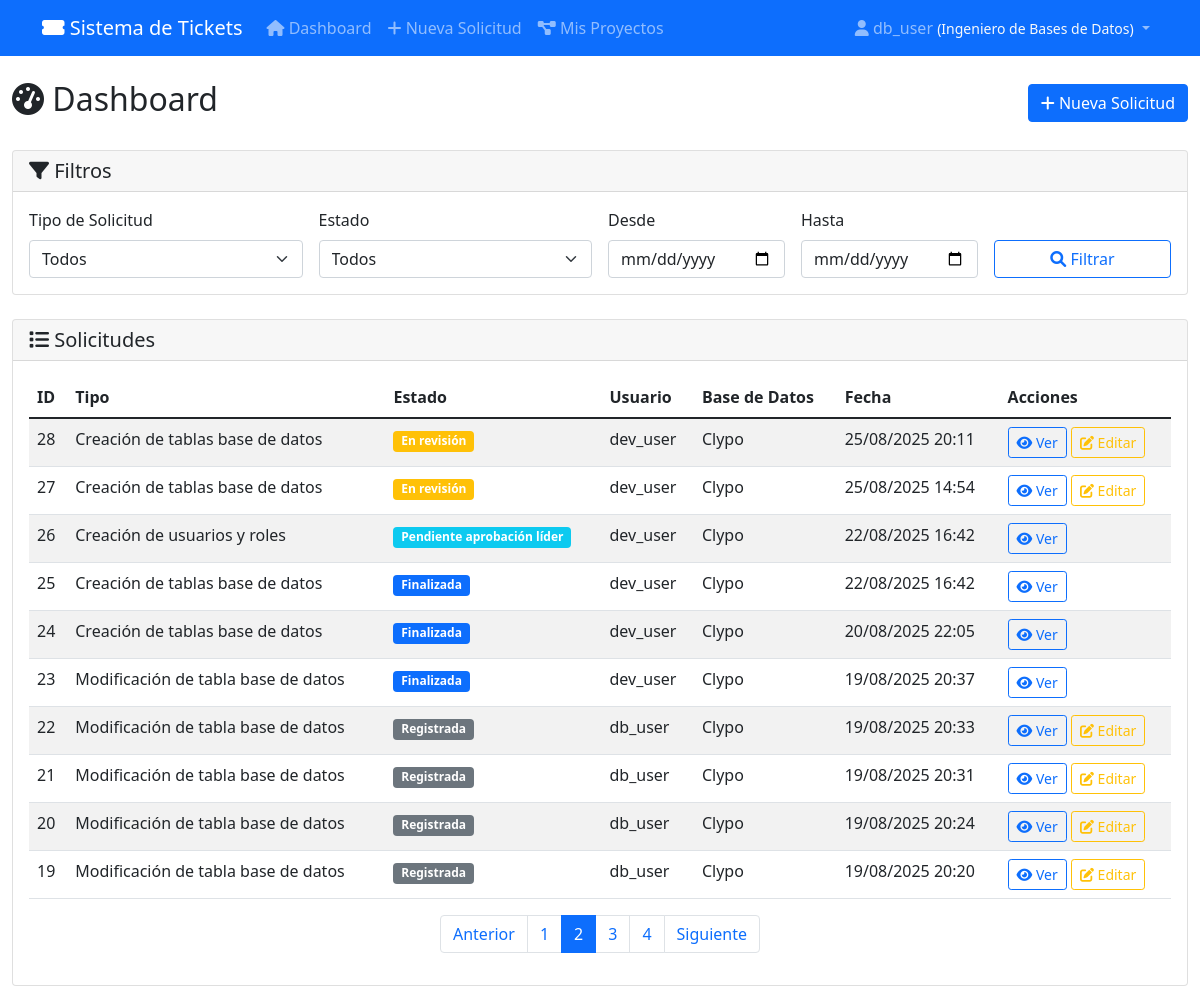
The page /?page=2 (signed in) on the database as committed earlier.
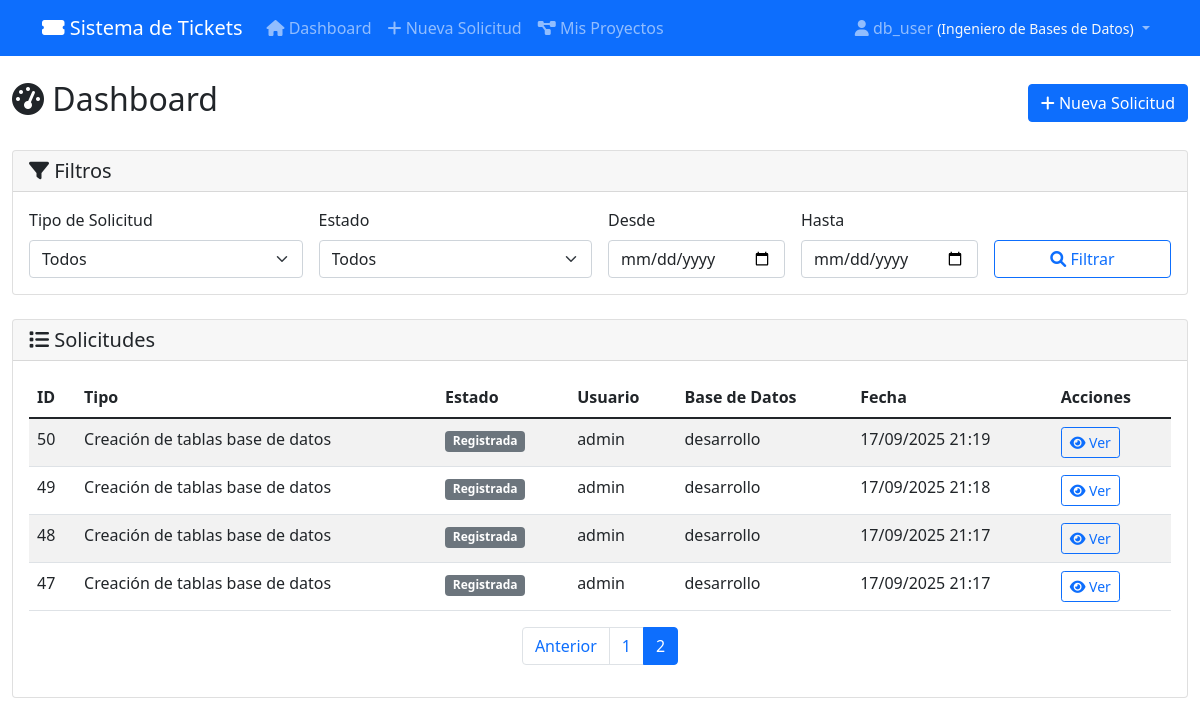
The same page on the database as committed later.
### tickets/models.py (models this page shows, shortened)
class Solicitud(models.Model):
    TIPOS_SOLICITUD = [
        ('crear_tabla', 'Creación de tablas base de datos'),
        ('modificar_tabla', 'Modificación de tabla base de datos'),
        ('compilar_objetos', 'Compilación de objetos'),
        ('asignar_permisos', 'Asignación de permisos'),
        ('crear_usuarios', 'Creación de usuarios y roles'),
        ('pull_request', 'Solicitud pull request'),
        ('despliegue', 'Solicitud de despliegue'),
        ('crear_bd', 'Creación de bases de datos'),
        ('crear_esquemas', 'Creación de esquemas'),
        ('compilar_scripts_qa', 'Compilación de scripts de tickets en QA'),
        ('compilar_scripts_pu', 'Compilación de scripts de tickets en PU'),
    ]
    TIPOS_ARCHIVO = [
        ('excel', 'Excel'),
        ('zip', 'ZIP'),
        ('sql', 'SQL'),
    ]
    ESTADOS = [
        ('registrada', 'Registrada'),
        ('revision', 'En revisión'),
        ('aprobada', 'Aprobada'),
        ('rechazada', 'Rechazada'),
        ('finalizada', 'Finalizada'),
        ('cancelada', 'Cancelada'),
        ('pendiente_aprobacion_lider', 'Pendiente aprobación líder'),
    ]
    AMBIENTES = [
        ('desarrollo', 'Desarrollo'),
        ('qa', 'QA'),
        ('pu', 'Producción'),
        ('todos', 'Todos los ambientes'),
    ]
    TIPOS_BD = ['crear_tabla', 'modificar_tabla', 'asignar_permisos', 'crear_usuarios', 'crear_bd', 'crear_esquemas']
    TIPOS_DEVOPS = ['pull_request', 'despliegue']
    TIPOS_COMPILACION = ['compilar_objetos', 'compilar_scripts_qa', 'compilar_scripts_pu']
    proyecto = models.ForeignKey(Proyecto, on_delete=models.CASCADE,
                                related_name='solicitudes', verbose_name="Proyecto",  null=True, blank=True)
    tipo_solicitud = models.CharField(max_length=30, choices=TIPOS_SOLICITUD)
    tipo_archivo = models.CharField(max_length=10, choices=TIPOS_ARCHIVO, blank=True, null=True)
    archivo_adjunto = models.FileField(upload_to='solicitudes/', blank=True, null=True)
    estado = models.CharField(max_length=30, choices=ESTADOS, default='registrada')
    descripcion = models.TextField(blank=True, null=True)
    fecha_creacion = models.DateTimeField(auto_now_add=True)
    fecha_modificacion = models.DateTimeField(auto_now=True)
    usuario = models.ForeignKey(User, on_delete=models.CASCADE)
    base_datos_aplicacion = models.CharField(max_length=100, help_text="Base de datos o aplicación donde se aplicará")
    correo_notificacion = models.EmailField(help_text="Correo para notificaciones")
    ambientes_ejecucion = models.JSONField(default=list, blank=True, help_text="Ambientes donde ejecutar (para scripts)")
    lider_proyecto = models.ForeignKey(User, on_delete=models.SET_NULL, null=True, blank=True,
                                     related_name='solicitudes_lideradas',
                                     help_text="Líder que debe aprobar (para creación de usuarios)")
    url_commit = models.URLField(blank=True, null=True)
    nombre_branch = models.CharField(max_length=100, blank=True, null=True)
    entorno = models.CharField(max_length=50, blank=True, null=True)
    script_sql_generado = models.TextField(blank=True, null=True)
    estructura_validada = models.BooleanField(default=False, help_text="Si la estructura del archivo fue validada")
    usuario_creado = models.CharField(max_length=100, blank=True, null=True)
    password_generado = models.CharField(max_length=100, blank=True, null=True)
    class Meta:
        ordering = ['-fecha_creacion']

### tickets/views.py (the view)
# urls.py: path('', views.dashboard, name='dashboard'),
@login_required
def dashboard(request):
    user_profile = UserProfile.objects.get_or_create(user=request.user)[0]
    if user_profile.role == 'admin':
        proyectos = Proyecto.objects.filter(activo=True)
        solicitudes = Solicitud.objects.all()
    else:
        proyectos = user_profile.get_proyectos_disponibles()
        if user_profile.role == 'db':
            solicitudes = Solicitud.objects.filter(
                Q(usuario=request.user) |
                Q(tipo_solicitud__in=Solicitud.TIPOS_BD)
            ).distinct()
        elif user_profile.role == 'devops':
            solicitudes = Solicitud.objects.filter(
                Q(usuario=request.user) |
                Q(tipo_solicitud__in=Solicitud.TIPOS_DEVOPS)
            ).distinct()
        elif user_profile.role == 'lider':
            solicitudes = Solicitud.objects.filter(
                Q(usuario=request.user) |
                Q(lider_proyecto=request.user)
            ).distinct()
        else:  # dev - Solo sus propias solicitudes
            solicitudes = Solicitud.objects.filter(usuario=request.user)
    form_filtros = FiltroSolicitudesForm(request.GET)
    if form_filtros.is_valid():
        if form_filtros.cleaned_data['proyecto']:
            solicitudes = solicitudes.filter(proyecto=form_filtros.cleaned_data['proyecto'])
        if form_filtros.cleaned_data['estado']:
            solicitudes = solicitudes.filter(estado=form_filtros.cleaned_data['estado'])
        if form_filtros.cleaned_data['tipo_solicitud']:
            solicitudes = solicitudes.filter(tipo_solicitud=form_filtros.cleaned_data['tipo_solicitud'])
    tipo_solicitud = request.GET.get('tipo_solicitud', '')
    estado = request.GET.get('estado', '')
    fecha_desde = request.GET.get('fecha_desde', '')
    fecha_hasta = request.GET.get('fecha_hasta', '')
    if tipo_solicitud:
        solicitudes = solicitudes.filter(tipo_solicitud=tipo_solicitud)
    if estado:
        solicitudes = solicitudes.filter(estado=estado)
    if fecha_desde:
        solicitudes = solicitudes.filter(fecha_creacion__date__gte=fecha_desde)
    if fecha_hasta:
        solicitudes = solicitudes.filter(fecha_creacion__date__lte=fecha_hasta)
    paginator = Paginator(solicitudes.order_by('-fecha_creacion'), 10)
    page_number = request.GET.get('page')
    page_obj = paginator.get_page(page_number)
    stats = {
        'total_solicitudes': solicitudes.count(),
        'pendientes': solicitudes.filter(estado='registrada').count(),
        'en_proceso': solicitudes.filter(estado__in=['revision', 'aprobada']).count(),
        'finalizadas': solicitudes.filter(estado='finalizada').count(),
        'total_proyectos': proyectos.count(),
    }
    context = {
        'page_obj': page_obj,
        'user_profile': user_profile,
        'tipos_solicitud': Solicitud.TIPOS_SOLICITUD,
        'estados': Solicitud.ESTADOS,
        'proyectos': proyectos,
        'stats': stats,
        'form_filtros': form_filtros,
        'filtros': {
            'tipo_solicitud': tipo_solicitud,
            'estado': estado,
            'fecha_desde': fecha_desde,
            'fecha_hasta': fecha_hasta,
        }
    }
    return render(request, 'tickets/dashboard.html', context)

### tickets/forms.py
class FiltroSolicitudesForm(forms.Form):
    proyecto = forms.ModelChoiceField(
        queryset=Proyecto.objects.filter(activo=True),
        required=False,
        empty_label="Todos los proyectos",
        widget=forms.Select(attrs={'class': 'form-select'}),
        label="Proyecto"
    )
    estado = forms.ChoiceField(
        choices=[('', 'Todos los estados')] + Solicitud.ESTADOS,
        required=False,
        widget=forms.Select(attrs={'class': 'form-select'}),
        label="Estado"
    )
    tipo_solicitud = forms.ChoiceField(
        choices=[('', 'Todos los tipos')] + Solicitud.TIPOS_SOLICITUD,
        required=False,
        widget=forms.Select(attrs={'class': 'form-select'}),
        label="Tipo de Solicitud"
    )

### tickets/models.py (called while the page is built)
    def get_proyectos_disponibles(self):
        if self.role == 'admin':
            return Proyecto.objects.filter(activo=True)
        elif self.role == 'lider':
            return Proyecto.objects.filter(
                models.Q(lider_proyecto=self.user) |
                models.Q(miembros_equipo=self.user),
                activo=True
            ).distinct()
        else:
            return self.proyectos_asignados.filter(activo=True)

### templates/tickets/dashboard.html (shortened to what the changed rows need)
{% extends 'base.html' %}
{% block content %}
<div class="d-flex justify-content-between align-items-center mb-4">
    <h2><i class="fas fa-tachometer-alt"></i> Dashboard</h2>
</div>
<div class="card">
    <div class="card-body">
        {% if page_obj %}
            <div class="table-responsive">
                <table class="table table-striped">
                    <thead>
                        <tr>
                            <th>ID</th>
                            <th>Tipo</th>
                            <th>Estado</th>
                            <th>Usuario</th>
                            <th>Base de Datos</th>
                            <th>Fecha</th>
                            <th>Acciones</th>
                        </tr>
                    </thead>
                    <tbody>
                        {% for solicitud in page_obj %}
                        <tr>
                            <td>{{ solicitud.id }}</td>
                            <td>{{ solicitud.get_tipo_solicitud_display }}</td>
                            <td>
                                <span class="badge bg-{% if solicitud.estado == 'registrada' %}secondary{% elif solicitud.estado == 'revision' %}warning{% elif solicitud.estado == 'aprobada' %}success{% elif solicitud.estado == 'rechazada' %}danger{% elif solicitud.estado == 'cancelada' %}dark{% elif solicitud.estado == 'pendiente_aprobacion_lider' %}info{% else %}primary{% endif %}">
                                    {{ solicitud.get_estado_display }}
                                </span>
                            </td>
                            <td>{{ solicitud.usuario.username }}</td>
                            <td>{{ solicitud.base_datos_aplicacion|default:"-" }}</td>
                            <td>{{ solicitud.fecha_creacion|date:"d/m/Y H:i" }}</td>
                            <td>
                                <a href="{% url 'detalle_solicitud' solicitud.pk %}" class="btn btn-sm btn-outline-primary">
                                    <i class="fas fa-eye"></i> Ver
                                </a>
                                {% if solicitud.usuario == user and solicitud.estado == 'registrada' or solicitud.estado == 'revision' %}
                                    <a href="{% url 'editar_solicitud' solicitud.pk %}" class="btn btn-sm btn-outline-warning">
                                        <i class="fas fa-edit"></i> Editar
                                    </a>
                                {% endif %}
                            </td>
                        </tr>
                        {% endfor %}
                    </tbody>
                </table>
            </div>
            {% if page_obj.has_other_pages %}
            <nav aria-label="Paginación">
                <ul class="pagination justify-content-center">
                    {% for num in page_obj.paginator.page_range %}
                        {% if page_obj.number == num %}
                            <li class="page-item active">
                                <span class="page-link">{{ num }}</span>
                            </li>
                        {% else %}
                            <li class="page-item">
                                <a class="page-link" href="?page={{ num }}">{{ num }}</a>
                            </li>
                        {% endif %}
                    {% endfor %}
                    {% if page_obj.has_next %}
                        <li class="page-item">
                            <a class="page-link" href="?page={{ page_obj.next_page_number }}">Siguiente</a>
                        </li>
                    {% endif %}
                </ul>
            </nav>
            {% endif %}
        {% endif %}
    </div>
</div>
{% endblock %}

Rows that differ between the two databases and show on the page:
removed Solicitud: id "28", tipo_solicitud "Creación de tablas base de datos", estado "En revisión", usuario.username "dev_user", base_datos_aplicacion "Clypo", fecha_creacion "25/08/2025 20:11", shows "Editar"
removed Solicitud: id "27", tipo_solicitud "Creación de tablas base de datos", estado "En revisión", usuario.username "dev_user", base_datos_aplicacion "Clypo", fecha_creacion "25/08/2025 14:54", shows "Editar"
removed Solicitud: id "26", tipo_solicitud "Creación de usuarios y roles", estado "Pendiente aprobación líder", usuario.username "dev_user", base_datos_aplicacion "Clypo", fecha_creacion "22/08/2025 16:42"
removed Solicitud: id "25", tipo_solicitud "Creación de tablas base de datos", estado "Finalizada", usuario.username "dev_user", base_datos_aplicacion "Clypo", fecha_creacion "22/08/2025 16:42"
removed Solicitud: id "24", tipo_solicitud "Creación de tablas base de datos", estado "Finalizada", usuario.username "dev_user", base_datos_aplicacion "Clypo", fecha_creacion "20/08/2025 22:05"
removed Solicitud: id "23", tipo_solicitud "Modificación de tabla base de datos", estado "Finalizada", usuario.username "dev_user", base_datos_aplicacion "Clypo", fecha_creacion "19/08/2025 20:37"
removed Solicitud: id "22", tipo_solicitud "Modificación de tabla base de datos", estado "Registrada", usuario.username "db_user", base_datos_aplicacion "Clypo", fecha_creacion "19/08/2025 20:33", shows "Editar"
removed Solicitud: id "21", tipo_solicitud "Modificación de tabla base de datos", estado "Registrada", usuario.username "db_user", base_datos_aplicacion "Clypo", fecha_creacion "19/08/2025 20:31", shows "Editar"
removed Solicitud: id "20", tipo_solicitud "Modificación de tabla base de datos", estado "Registrada", usuario.username "db_user", base_datos_aplicacion "Clypo", fecha_creacion "19/08/2025 20:24", shows "Editar"
removed Solicitud: id "19", tipo_solicitud "Modificación de tabla base de datos", estado "Registrada", usuario.username "db_user", base_datos_aplicacion "Clypo", fecha_creacion "19/08/2025 20:20", shows "Editar"
added Solicitud: id "50", tipo_solicitud "Creación de tablas base de datos", estado "Registrada", usuario.username "admin", base_datos_aplicacion "desarrollo", fecha_creacion "17/09/2025 21:19"
added Solicitud: id "49", tipo_solicitud "Creación de tablas base de datos", estado "Registrada", usuario.username "admin", base_datos_aplicacion "desarrollo", fecha_creacion "17/09/2025 21:18"
added Solicitud: id "48", tipo_solicitud "Creación de tablas base de datos", estado "Registrada", usuario.username "admin", base_datos_aplicacion "desarrollo", fecha_creacion "17/09/2025 21:17"
added Solicitud: id "47", tipo_solicitud "Creación de tablas base de datos", estado "Registrada", usuario.username "admin", base_datos_aplicacion "desarrollo", fecha_creacion "17/09/2025 21:17"
Other text that changed with them:
list line gone: "3"
list line gone: "4"
text no longer shown: "Siguiente"
